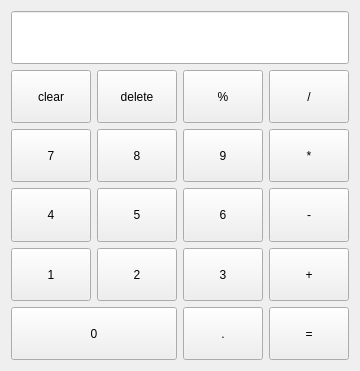
<?xml version="1.0" encoding="UTF-8"?>
<ui version="4.0">
 <class>cal</class>
 <widget class="QWidget" name="cal">
  <property name="geometry">
   <rect>
    <x>0</x>
    <y>0</y>
    <width>356</width>
    <height>371</height>
   </rect>
  </property>
  <property name="windowTitle">
   <string>cal</string>
  </property>
  <layout class="QGridLayout" name="gridLayout">
   <item row="5" column="0" colspan="2">
    <widget class="QPushButton" name="button0">
     <property name="sizePolicy">
      <sizepolicy hsizetype="Expanding" vsizetype="Expanding">
       <horstretch>0</horstretch>
       <verstretch>0</verstretch>
      </sizepolicy>
     </property>
     <property name="text">
      <string>0</string>
     </property>
    </widget>
   </item>
   <item row="1" column="2">
    <widget class="QPushButton" name="percentage">
     <property name="sizePolicy">
      <sizepolicy hsizetype="Expanding" vsizetype="Expanding">
       <horstretch>0</horstretch>
       <verstretch>0</verstretch>
      </sizepolicy>
     </property>
     <property name="text">
      <string>%</string>
     </property>
    </widget>
   </item>
   <item row="4" column="1">
    <widget class="QPushButton" name="button2">
     <property name="sizePolicy">
      <sizepolicy hsizetype="Expanding" vsizetype="Expanding">
       <horstretch>0</horstretch>
       <verstretch>0</verstretch>
      </sizepolicy>
     </property>
     <property name="text">
      <string>2</string>
     </property>
    </widget>
   </item>
   <item row="3" column="3">
    <widget class="QPushButton" name="sub">
     <property name="sizePolicy">
      <sizepolicy hsizetype="Expanding" vsizetype="Expanding">
       <horstretch>0</horstretch>
       <verstretch>0</verstretch>
      </sizepolicy>
     </property>
     <property name="text">
      <string>-</string>
     </property>
    </widget>
   </item>
   <item row="2" column="2">
    <widget class="QPushButton" name="button9">
     <property name="sizePolicy">
      <sizepolicy hsizetype="Expanding" vsizetype="Expanding">
       <horstretch>0</horstretch>
       <verstretch>0</verstretch>
      </sizepolicy>
     </property>
     <property name="text">
      <string>9</string>
     </property>
    </widget>
   </item>
   <item row="3" column="2">
    <widget class="QPushButton" name="button6">
     <property name="sizePolicy">
      <sizepolicy hsizetype="Expanding" vsizetype="Expanding">
       <horstretch>0</horstretch>
       <verstretch>0</verstretch>
      </sizepolicy>
     </property>
     <property name="text">
      <string>6</string>
     </property>
    </widget>
   </item>
   <item row="4" column="2">
    <widget class="QPushButton" name="button3">
     <property name="sizePolicy">
      <sizepolicy hsizetype="Expanding" vsizetype="Expanding">
       <horstretch>0</horstretch>
       <verstretch>0</verstretch>
      </sizepolicy>
     </property>
     <property name="text">
      <string>3</string>
     </property>
    </widget>
   </item>
   <item row="5" column="2">
    <widget class="QPushButton" name="decimal">
     <property name="sizePolicy">
      <sizepolicy hsizetype="Expanding" vsizetype="Expanding">
       <horstretch>0</horstretch>
       <verstretch>0</verstretch>
      </sizepolicy>
     </property>
     <property name="text">
      <string>.</string>
     </property>
    </widget>
   </item>
   <item row="2" column="0">
    <widget class="QPushButton" name="button7">
     <property name="sizePolicy">
      <sizepolicy hsizetype="Minimum" vsizetype="Expanding">
       <horstretch>0</horstretch>
       <verstretch>0</verstretch>
      </sizepolicy>
     </property>
     <property name="text">
      <string>7</string>
     </property>
    </widget>
   </item>
   <item row="1" column="3">
    <widget class="QPushButton" name="div">
     <property name="sizePolicy">
      <sizepolicy hsizetype="Expanding" vsizetype="Expanding">
       <horstretch>0</horstretch>
       <verstretch>0</verstretch>
      </sizepolicy>
     </property>
     <property name="text">
      <string>/</string>
     </property>
    </widget>
   </item>
   <item row="3" column="0">
    <widget class="QPushButton" name="button4">
     <property name="sizePolicy">
      <sizepolicy hsizetype="Minimum" vsizetype="Expanding">
       <horstretch>0</horstretch>
       <verstretch>0</verstretch>
      </sizepolicy>
     </property>
     <property name="text">
      <string>4</string>
     </property>
    </widget>
   </item>
   <item row="4" column="3">
    <widget class="QPushButton" name="add">
     <property name="sizePolicy">
      <sizepolicy hsizetype="Expanding" vsizetype="Expanding">
       <horstretch>0</horstretch>
       <verstretch>0</verstretch>
      </sizepolicy>
     </property>
     <property name="text">
      <string>+</string>
     </property>
    </widget>
   </item>
   <item row="2" column="1">
    <widget class="QPushButton" name="button8">
     <property name="sizePolicy">
      <sizepolicy hsizetype="Expanding" vsizetype="Expanding">
       <horstretch>0</horstretch>
       <verstretch>0</verstretch>
      </sizepolicy>
     </property>
     <property name="text">
      <string>8</string>
     </property>
    </widget>
   </item>
   <item row="5" column="3">
    <widget class="QPushButton" name="even">
     <property name="sizePolicy">
      <sizepolicy hsizetype="Expanding" vsizetype="Expanding">
       <horstretch>0</horstretch>
       <verstretch>0</verstretch>
      </sizepolicy>
     </property>
     <property name="text">
      <string>=</string>
     </property>
    </widget>
   </item>
   <item row="2" column="3">
    <widget class="QPushButton" name="mul">
     <property name="sizePolicy">
      <sizepolicy hsizetype="Expanding" vsizetype="Expanding">
       <horstretch>0</horstretch>
       <verstretch>0</verstretch>
      </sizepolicy>
     </property>
     <property name="text">
      <string>*</string>
     </property>
    </widget>
   </item>
   <item row="4" column="0">
    <widget class="QPushButton" name="button1">
     <property name="sizePolicy">
      <sizepolicy hsizetype="Minimum" vsizetype="Expanding">
       <horstretch>0</horstretch>
       <verstretch>0</verstretch>
      </sizepolicy>
     </property>
     <property name="text">
      <string>1</string>
     </property>
    </widget>
   </item>
   <item row="1" column="1">
    <widget class="QPushButton" name="dele">
     <property name="sizePolicy">
      <sizepolicy hsizetype="Expanding" vsizetype="Expanding">
       <horstretch>0</horstretch>
       <verstretch>0</verstretch>
      </sizepolicy>
     </property>
     <property name="text">
      <string>delete</string>
     </property>
    </widget>
   </item>
   <item row="3" column="1">
    <widget class="QPushButton" name="button5">
     <property name="sizePolicy">
      <sizepolicy hsizetype="Expanding" vsizetype="Expanding">
       <horstretch>0</horstretch>
       <verstretch>0</verstretch>
      </sizepolicy>
     </property>
     <property name="text">
      <string>5</string>
     </property>
    </widget>
   </item>
   <item row="1" column="0">
    <widget class="QPushButton" name="clear">
     <property name="sizePolicy">
      <sizepolicy hsizetype="Expanding" vsizetype="Expanding">
       <horstretch>0</horstretch>
       <verstretch>0</verstretch>
      </sizepolicy>
     </property>
     <property name="text">
      <string>clear</string>
     </property>
    </widget>
   </item>
   <item row="0" column="0" colspan="4">
    <widget class="QLineEdit" name="text">
     <property name="sizePolicy">
      <sizepolicy hsizetype="Expanding" vsizetype="Expanding">
       <horstretch>0</horstretch>
       <verstretch>0</verstretch>
      </sizepolicy>
     </property>
    </widget>
   </item>
  </layout>
 </widget>
 <resources/>
 <connections/>
</ui>
